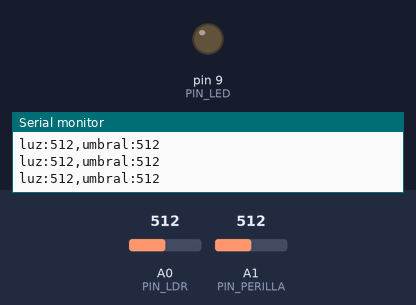
This sketch was run on a simulated Arduino Uno, built with avr-gcc and run on an emulated ATmega328P. Parts: output pins drawn as LEDs (lit = HIGH), the last lines printed to the serial monitor. The inputs (shaded band) are chosen by the test bench; at power-on: A1 (PIN_PERILLA) = 512, A0 (PIN_LDR) = 512.

Above: at 1.2 s.
1.3 s: A1 (PIN_PERILLA) set to 521
At 2.2 s:
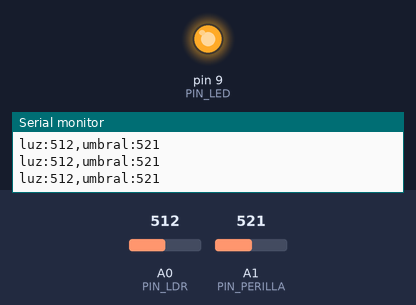
2.8 s: A1 (PIN_PERILLA) set to 511
At 3.8 s:
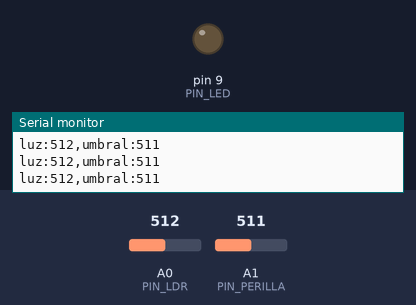
4.3 s: A1 (PIN_PERILLA) set to 716
At 5.2 s:
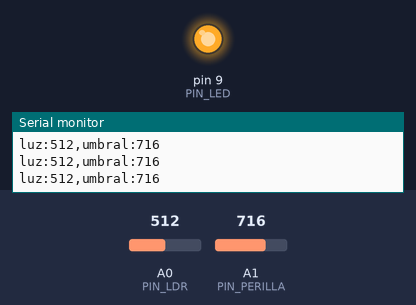
Timing chart, 0 to 7.3 s (numbered marks = the images above; inputs shaded):
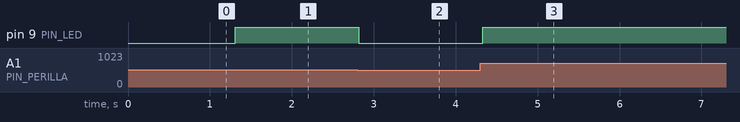

Measured:
- the behaviour switches between 512 and 513 on A1 (PIN_PERILLA) (found by bisection; images 0 and 1)
- after the input at 1.3 s, pin 9 (PIN_LED): LOW → HIGH at once
- after the input at 2.8 s, pin 9 (PIN_LED): HIGH → LOW at once
- after the input at 4.3 s, pin 9 (PIN_LED): LOW → HIGH at once

The sketch:

P12_lampara_automatica.ino
```cpp
/*
  P12 · Lámpara nocturna automática                           Sesión 6
  ------------------------------------------------------------------
  Qué hace: el LED se enciende solo cuando hay poca luz. Una perilla ajusta
  qué tan oscuro debe estar para que se encienda (el UMBRAL).

  Conexiones:
    LDR + 10 kohm    5 V -> LDR -> punto medio -> 10 kohm -> GND ; punto medio -> A0
    Potenciómetro    extremo -> 5 V ; centro -> A1 ; otro extremo -> GND
    LED              pin 9 -> resistencia 220 ohm -> LED (+) ; pata corta -> GND
                     (el mismo LED de la Sesión 5; el pin 9 tiene ~ y sirve para el reto del medio brillo)

  Ideas clave:
    - Decisión con umbral: si luz < umbral, enciende; si no, apaga.
    - La perilla permite calibrar el sistema sin cambiar el código.
    - Cuidado con la retroalimentación: si el LED ilumina al LDR, el sistema se apaga
      y se vuelve a encender sin parar. Separa el LED del sensor o ponle un tubito de
      cartón al LDR. Eso mismo le pasa a cualquier sistema real.
    - Si la luz anda cerca del umbral, el LED puede parpadear por el ruido de la lectura.
      La Sesión 12 enseña cómo evitarlo (histéresis).

  Abre el Serial Plotter para ver las dos líneas: "luz" y "umbral".

  Retos:  - Haz que el LED encienda a la mitad del brillo (analogWrite en lugar de digitalWrite).
          - Agrega un botón de paro: un toque apaga la lámpara aunque esté oscuro y otro toque
            la vuelve a dejar en automático.
*/

const int PIN_LDR = A0;
const int PIN_PERILLA = A1;
const int PIN_LED = 9;

void setup() {
  pinMode(PIN_LED, OUTPUT);
  Serial.begin(9600);
}

void loop() {
  int luz = analogRead(PIN_LDR);
  int umbral = analogRead(PIN_PERILLA);

  if (luz < umbral) {
    digitalWrite(PIN_LED, HIGH);    // está oscuro: enciende
  } else {
    digitalWrite(PIN_LED, LOW);     // hay luz: apaga
  }

  Serial.print("luz:");
  Serial.print(luz);
  Serial.print(",umbral:");
  Serial.println(umbral);
  delay(100);
}
```
